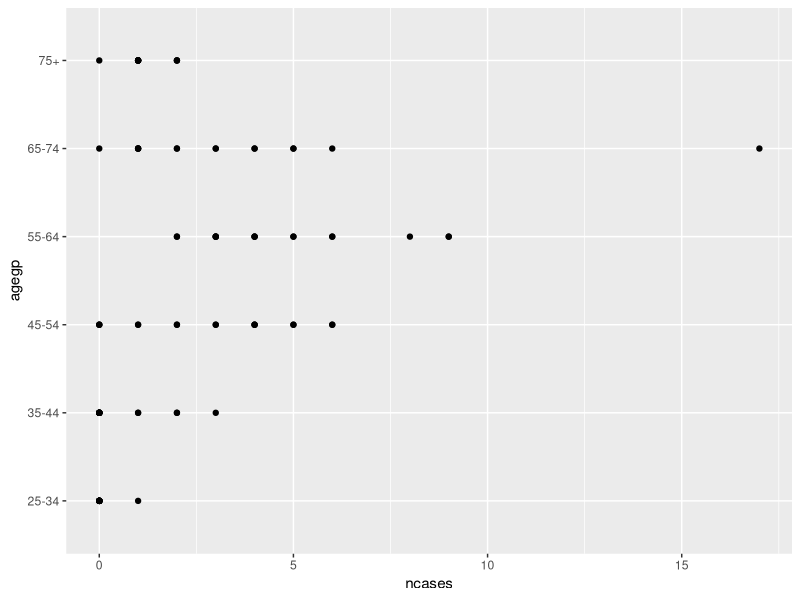
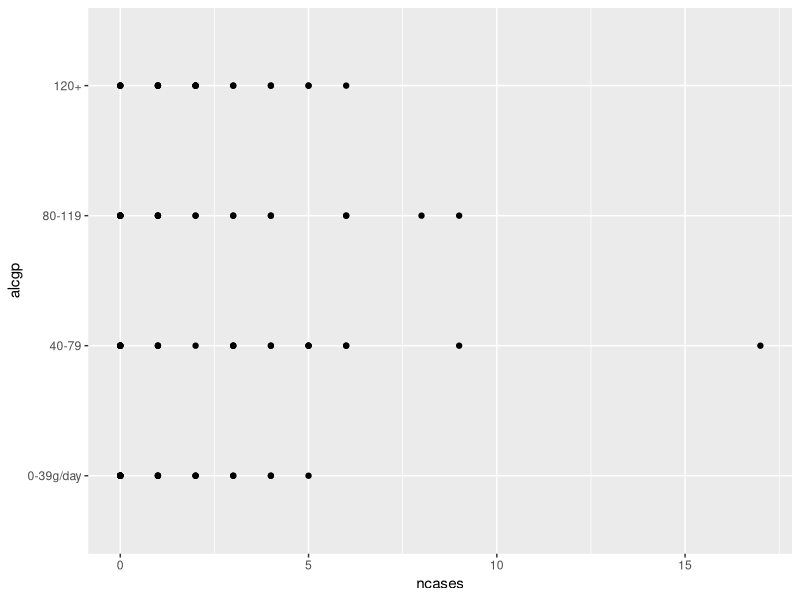
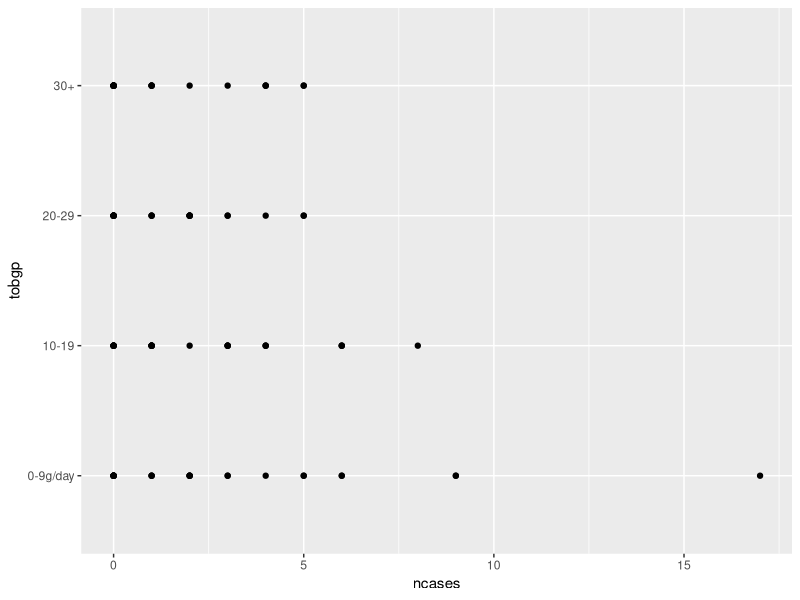
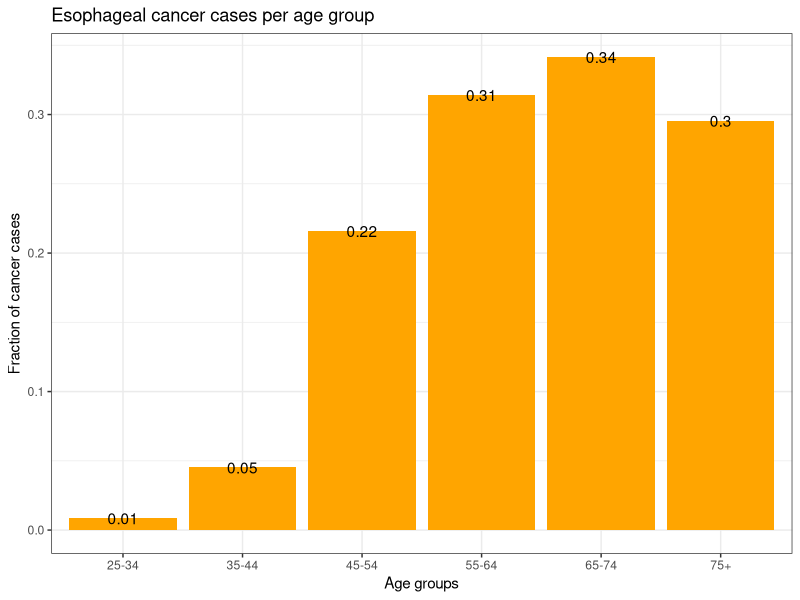
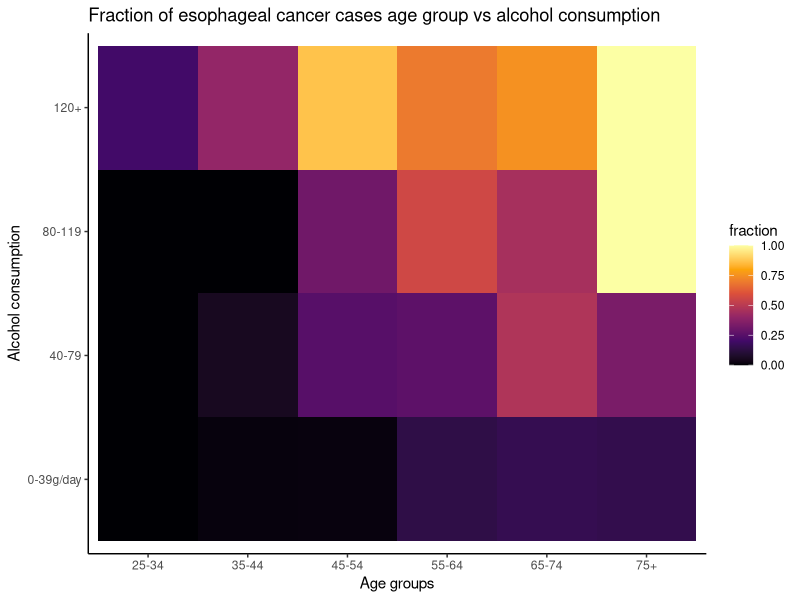
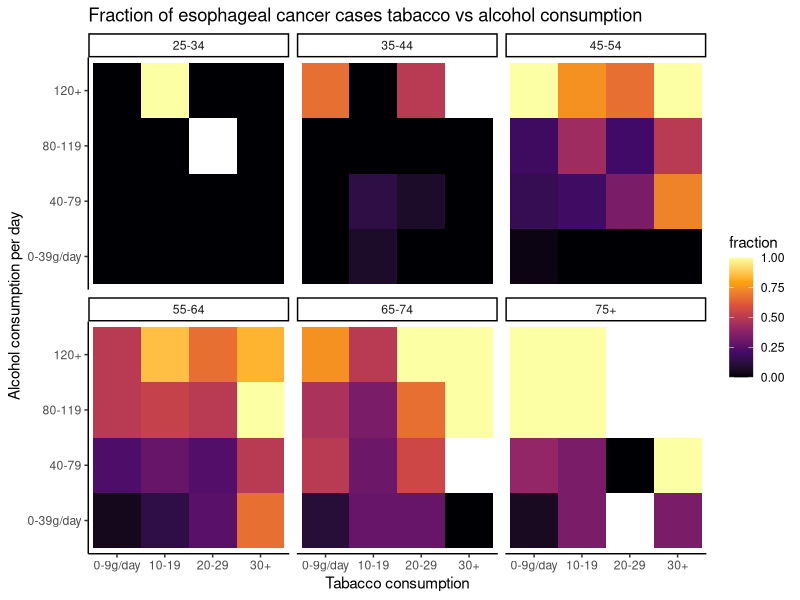
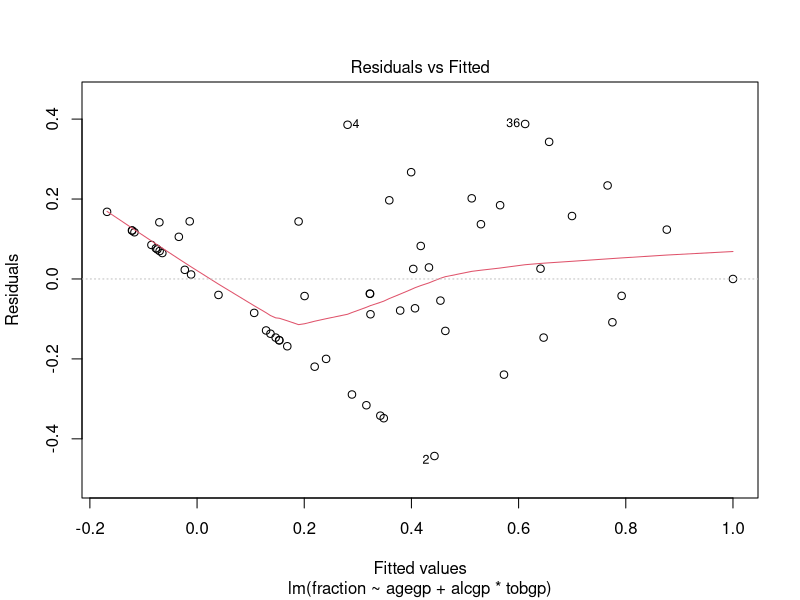
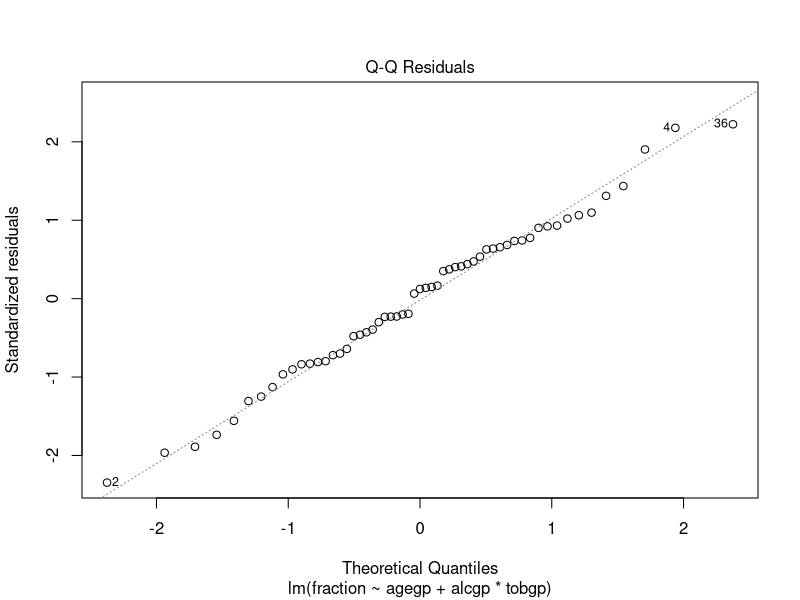

R code for these plots, in order:
## ---- chunk 1
knitr::opts_chunk$set(echo = TRUE, warning = FALSE, message = FALSE, error = TRUE)
## ---- chunk 2
5 + 10 
3 * 2
4 - 7
7 / 3 
4 ^ 2
## ---- chunk 3
a <- 5 + 10 
b <- 3 * 2
## ---- chunk 4
(a+b)^2*a
## ---- chunk 5
5 > 3
5 < 3
5 == 2
5 != 2
## ---- chunk 6
x <- "Machine Learning"
y <- "in Health"
## ---- chunk 7
x != y 
x == y
## ---- chunk 8
paste(x, y, sep = " ")
## ---- chunk 9
myvec <- c(1, 2, 2.3, 1.1, 6, 1) #assign a vector to a variable
myvec # prints the given variable
## ---- chunk 10
myvec[3] # selects the third element in myvec
myvec[c(1,3)] # selects the first and the third element in vev

## ---- chunk 11
1 %in% myvec # asks whether 1 is in myvec
1 == myvec # asks the same but for each element in myvec
## ---- chunk 12
myvec[1==myvec] # filter myvec for all values that are 1
myvec[myvec > 2] # filter myvec for all values that are > 2
## ---- chunk 13
which(myvec==1)
## ---- chunk 14
matrix(myvec, ncol = 1) # creates a matrix with one column out of myvec

matrix(myvec, ncol = 2) # creates a matrix with two columns sorted by columns

matrix(myvec, ncol = 2, byrow = TRUE) # creates a matrix with two columns sorted by rows

mymatrix <- matrix(myvec, ncol = 2, dimnames = list(c("A", "B", "D"), c("X", "Y"))) # creates a matrix with row and column names and assigns it to a variable called "mymatrix

mymatrix # prints the matrix
## ---- chunk 15
mymatrix <- matrix(myvec, ncol = 2, dimnames = list(c("A", "B", "D"), c("X", "Y")))

mymatrix[,2] # selects second column
mymatrix[1,] # selects first row
mymatrix[1,2] # selects element in first row and second column

mymatrix["A",] # selects row named "A"

## ---- chunk 16
mydf <- data.frame("age" = c(22, 16, 17, 12, 14), 
                   "sex" = c("f", "f", "m", "m", "f"), 
                   "some_binary_characterisation" = c(TRUE, FALSE, TRUE, TRUE, FALSE))

mydf

## ---- chunk 17
rownames(mydf) <- LETTERS[1:5] # sets rownames of mydf using the in-build vector LETTERS
# one could also rename the columns using the similar function colnames()

mydf
## ---- chunk 18

# all three methods will return the same column of mydf
mydf$age
mydf[,1]
mydf[,"age"]
## ---- chunk 19
mylist <- list("vector" = myvec, "matrix" = mymatrix, "dataframe" = mydf) # create a list with named elements
# renaming or naming afterwards is possible using the function names()
## ---- chunk 20
mylist[[2]] # select the second element in mylist
mylist[["matrix"]] # select the element named "matrix"
mylist$matrix  

# notice the difference when using a single square bracket
mylist[2]

## ---- chunk 21
# summarize.numerics is the name of the function
summarize.numerics <- function(data, # data is the input for our function
                               calc.mean = TRUE){ # calc.mean is an additional parameter with the default value TRUE
  # now lets define what should be done when calling the function in the function body
  
  if(calc.mean == TRUE){ # if calc.mean is TRUE the mean will be calculated
    # create a named vector that contains the results of mean, median and standard deviation calculation
      summary_vec <- c("mean" = mean(data), 
                       "median" = median(data), 
                       "sd" = sd(data))
  }else if(calc.mean == FALSE){ # if calc.mean is FALSE we do not calculate the mean
          summary_vec <- c("median" = median(data), 
                            "sd" = sd(data))
  }else{# if for some reasons no value is given to cal.mean then give a warning
    warning("no or wrong settings for calc.mean")
    # but also calculate everything
    summary_vec <- c("mean" = mean(data), 
                     "median" = median(data), 
                     "sd" = sd(data))
  }
  # return the result of our function
  return(summary_vec)
}
## ---- chunk 22
summarize.numerics(data = mydf$age)
summarize.numerics(data = mydf$age, calc.mean = FALSE)
summarize.numerics(data = mydf$age, calc.mean = " ")
## ---- chunk 23
if(!require(tidyverse)){ # asks whether the package tidyverse is not installed
    install.packages("tidyverse") # if not installed, install it now
}
library(tidyverse) # loads the package into your R environment

# loading a package is always necessary whenever starting a new R session
## ---- chunk 24
# classic way of doing several actions on your data
# nested functions are read from the inside to the outside
# one can use paragraphs and tabs to make nested functions more readable
summarize( # function to perform summarising functions on data
  group_by( # group data by some variables (sex and some_binary_characterisation)
    as.tibble(mydf), # make a tibble out of a data frame
    sex, some_binary_characterisation), # grouping variables of mydf
  how_many = n(), # summarizing function one (count rows for different groups)
  avg_age = mean(age) # summarizing function two (calculate the mean among the different groups)
  )

# can also be written like this: 
summarize(group_by(as.tibble(mydf), sex, some_binary_characterisation), how_many = n(), avg_age = mean(age))



# piping the same functions 
mydf %>% 
  as.tibble() %>% 
  group_by(sex, some_binary_characterisation) %>% 
  summarize(how_many = n(), 
            avg_age = mean(age))
  

# all of the functions used here (besides n() and mean()) are part of the tidyverse  

## ---- chunk 25
# empty environment 
rm(list = ls())
# empty RAM
gc()
## ---- chunk 26
data("esoph")
## ---- chunk 27
# are all base R functions
class(esoph)
dim(esoph)
colnames(esoph)

## ---- chunk 28
# prints the first 6 rows of our object
head(esoph)

# display the structure of our object
str(esoph)
# same as str() but from tidyverse, trys to show as much data as possible
glimpse(esoph)

# summarizes the values in each column (comes from tidyverse)
summary(esoph)

## ---- chunk 29
esoph %>% 
  # make a ggplot with number of cases on the x axis and the agegroups on the y axis
  ggplot(aes(x = ncases, y = agegp)) +
  # specify you want a dot plot
  geom_point()

esoph %>% 
  ggplot(aes(x = ncases, y = alcgp)) +
  geom_point()

esoph %>% 
  ggplot(aes(x = ncases, y = tobgp)) +
  geom_point()

## ---- chunk 30

esoph %>% 
  # group by age so we calculate the relative numbers for this group only
  group_by(agegp) %>% 
  # calculate the fraction of positive cases among all 
  summarize(fraction = sum(ncases)/(sum(ncontrols)+sum(ncases))) %>% 
  # do a ggplot
  ggplot(aes(x = agegp, y = fraction)) +
  # make a bar plot
  geom_bar(stat = "identity", fill = "orange") +
  # change the general theme of the plot
  theme_bw() +
  # change labels
  labs(title = "Esophageal cancer cases per age group", 
       x = "Age groups", 
       y = "Fraction of cancer cases") +
  # add the rounded fractions as text layer on top of the bar plot
  geom_text(aes(label = round(fraction, 2)))

## ---- chunk 31

esoph %>% 
  # calculate fractions for these two groups in combination
  group_by(agegp, alcgp) %>% 
  summarize(fraction = sum(ncases)/(sum(ncontrols)+sum(ncases))) %>% 
  ggplot() +
  # make a plot out of tiles, colourcode it with the fraction
  geom_tile(aes(x = agegp, y = alcgp, fill = fraction)) +
  # use this colouring shema
  scale_fill_viridis_c(option = "B") +
  labs(title = "Fraction of esophageal cancer cases age group vs alcohol consumption", 
       x = "Age groups", 
       y = "Alcohol consumption") +
  # test another theme :)
  theme_classic()

## ---- chunk 32
esoph %>% 
  # calculate fraction for all three grouping parameter combinations
  group_by(agegp, tobgp, alcgp) %>% 
  mutate(fraction = sum(ncases)/(sum(ncontrols)+sum(ncases))) %>% 
  ggplot() +
  geom_tile(aes(x = tobgp, y = alcgp, fill = fraction)) +
  theme_classic() +
  scale_fill_viridis_c(option = "B") +
  labs(title = "Fraction of esophageal cancer cases tabacco vs alcohol consumption", 
       x = "Tabacco consumption", 
       y = "Alcohol consumption per day") +
  # we're missing the age information by now. So we make one heatmap for each age group
  facet_wrap(.~agegp)
## ---- chunk 33
esoph %>% 
  group_by(agegp, tobgp, alcgp) %>% 
  mutate(fraction = sum(ncases)/(sum(ncontrols)+sum(ncases))) %>% 
  ungroup() -> esoph
## ---- chunk 34
# set seed
set.seed(345)
# define rows of esoph that are used for training
Training <- sample(nrow(esoph), nrow(esoph)/3*2)
## ---- chunk 35
# predict fraction based on age
model_ag <- lm(fraction ~ agegp, data = esoph[Training,])
# predict fraction based on age and alcohol or tobacco
model_agal <- lm(fraction ~ agegp+alcgp, data = esoph[Training,])
model_agto <- lm(fraction ~ agegp+tobgp, data = esoph[Training,])
# predict fraction based on age and alcohol and tabacco consumption
model_full <- lm(fraction ~ agegp+alcgp*tobgp, data = esoph[Training,])

## ---- chunk 36
plot(model_full)
## ---- chunk 37
# select all rows but the Training ones
esoph[-Training,] %>% 
  # create new columns with the predicted values given each model
  add_column(age = predict(model_ag, esoph[-Training,]), 
             agal = predict(model_agal, esoph[-Training,]), 
             agto = predict(model_agto, esoph[-Training,]), 
             full = predict(model_full, esoph[-Training,])) -> Predictions



## ---- chunk 38
Predictions %>% 
  # create a long tibble with all predictions in one column and all different model types in another column
  pivot_longer(age:full, names_to="model_vars", values_to = "prediction") %>% 
  # group by each model 
  group_by(model_vars) %>% 
  # calculate different types of correlation between predicted and actual data + the p values indicating the significance of this correlation
  mutate(pearson.c = cor.test(fraction, prediction, method = "pearson")$estimate, 
         pearson.p =  cor.test(fraction, prediction, method = "pearson")$p.value, 
         spearman.c = cor.test(fraction, prediction, method = "spearman")$estimate, 
         spearman.p = cor.test(fraction, prediction, method = "spearman")$p.value) %>% 
  ggplot(aes(x = fraction, y = prediction)) +
  # add a diagonale line into our plot
  geom_abline(slope = 1, intercept = 0, color = "red") +
  # plot our data (fractions vs predictions)
  geom_point() +
  # add a smoothed fit line through the poibts
  geom_smooth() +
  # add the information about the correlations
  geom_text(aes(label = paste("PC =", round(pearson.c, 2), "/ p = ", round(pearson.p, 2), "; SC = ", round(spearman.c, 2), "/ p = ", round(spearman.p, 2), sep = " "), 
                x = .5, y = 1), check_overlap = TRUE) +
  # define a theme
  theme_bw() +
  # make one plot per model type
  facet_wrap(.~model_vars)
## ---- chunk 39
# sample the fractions randomly so they are not connected with the group parameters anymore
esoph$rn_frac <- sample(esoph$fraction)
## ---- chunk 40
rn_model_ag <- lm(rn_frac ~ agegp, data = esoph[Training,])
rn_model_agal <- lm(rn_frac ~ agegp+alcgp, data = esoph[Training,])
rn_model_agto <- lm(rn_frac ~ agegp+tobgp, data = esoph[Training,])
rn_model_full <- lm(rn_frac ~ agegp+alcgp*tobgp, data = esoph[Training,])

## ---- chunk 41
plot(rn_model_full)
## ---- chunk 42
esoph[-Training,] %>% 
  add_column(age = predict(rn_model_ag, esoph[-Training,]), 
             agal = predict(rn_model_agal, esoph[-Training,]), 
             agto = predict(rn_model_agto, esoph[-Training,]), 
             full = predict(rn_model_full, esoph[-Training,])) -> Randoms
## ---- chunk 43
Predictions %>% 
  pivot_longer(age:full, names_to="model_vars", values_to = "prediction",) %>%
  left_join(Randoms %>% 
              select(-rn_frac) %>% 
              pivot_longer(age:full, names_to = "model_vars", 
                           values_to = "random_prediction")) -> Preds_Rnds

## ---- chunk 44
Preds_Rnds %>% 
    group_by(model_vars) %>% 
    mutate(pearson.c = cor.test(fraction, prediction, method = "pearson")$estimate, 
           pearson.p =  cor.test(fraction, prediction, method = "pearson")$p.value, 
           spearman.c = cor.test(fraction, prediction, method = "spearman")$estimate, 
           spearman.p = cor.test(fraction, prediction, method = "spearman")$p.value, 
           rn_pearson.c = cor.test(fraction, random_prediction, method = "pearson")$estimate, 
           rn_pearson.p = cor.test(fraction, random_prediction, method = "pearson")$p.value, 
           rn_spearman.c = cor.test(fraction, random_prediction, method = "spearman")$estimate, 
           rn_spearman.p = cor.test(fraction, random_prediction, method = "spearman")$p.value, )  %>% 
  ggplot(aes(x = fraction, y = prediction)) +
  geom_abline(slope = 1, intercept = 0, color = "red") +
  geom_point() +
  geom_smooth() +
  geom_text(aes(label = paste("PC =", round(pearson.c, 2), "/ p = ", round(pearson.p, 2), "; SC = ", round(spearman.c, 2), "/ p = ", round(spearman.p, 2), sep = " "), 
                x = .5, y = 1), check_overlap = TRUE) +
  geom_point(aes(y = random_prediction), color = "grey") +
  geom_text(aes(label = paste("PC =", round(rn_pearson.c, 2), "/ p = ", round(rn_pearson.p, 2), "; SC = ", round(rn_spearman.c, 2), "/ p = ", round(rn_spearman.p, 2), sep = " "), 
                x = .5, y = .2), check_overlap = TRUE) +
  theme_bw() +
  facet_wrap(.~model_vars)
## ---- chunk 45
summary(model_full)
## ---- chunk 46
anova(model_full)
## ---- chunk 47

# our table containing predicted fractions and random based predicted fractions
Preds_Rnds %>% 
  # for each model
  group_by(model_vars) %>% 
  # do a u-test and put the p.value in our table
  summarise(u_test_p.value = wilcox.test(prediction, random_prediction, paired = FALSE)$p.value) %>% 
  # since we did multiple tests we need to correct for multiple testing 
  mutate(u_test_p.value.adjust = p.adjust(u_test_p.value, method = "bonferroni"))
## ---- chunk 48
kruskal.test(Preds_Rnds$prediction~Preds_Rnds$model_vars)

## ---- chunk 49
# write function that performs test on some variables
multi.test <- function(dist1, dist2, dt){
  
  dt %>% 
    summarise(p.value = wilcox.test(unlist(.[, dist1]), unlist(.[, dist2]), paired = FALSE)$p.value, 
              test.stat = wilcox.test(unlist(.[, dist1]), unlist(.[, dist2]), paired = FALSE)$statistic) %>% 
          # add column so we later know which distributions were compared with each other
      add_column(comparison = paste(sort(c(dist1, dist2)), collapse = "_")) -> test
  
  return(test)
    
}



# create named vector of column names of interest
Distributions <- c("age", "agal", "agto", "full")
names(Distributions) <- Distributions


# loop / apply multi.test through whole data frame
lapply(Distributions, function(dist1){
  lapply(Distributions[which(Distributions != dist1)], function(dist2, dt){
    test <- multi.test(dist1, dist2, dt) 
    return(test)
    
  }, Predictions) %>% 
    # output of lapply is a list, we want a table -> bind_rows()
    bind_rows()
}) %>%
  # same
  bind_rows() %>% 
  # filter table for unique values in comparison so we have each result once
  distinct(comparison, .keep_all = TRUE) %>% 
  # do multiple testing correction 
  mutate(p.value.adjust = p.adjust(p.value, method = "bonferroni"))
  

